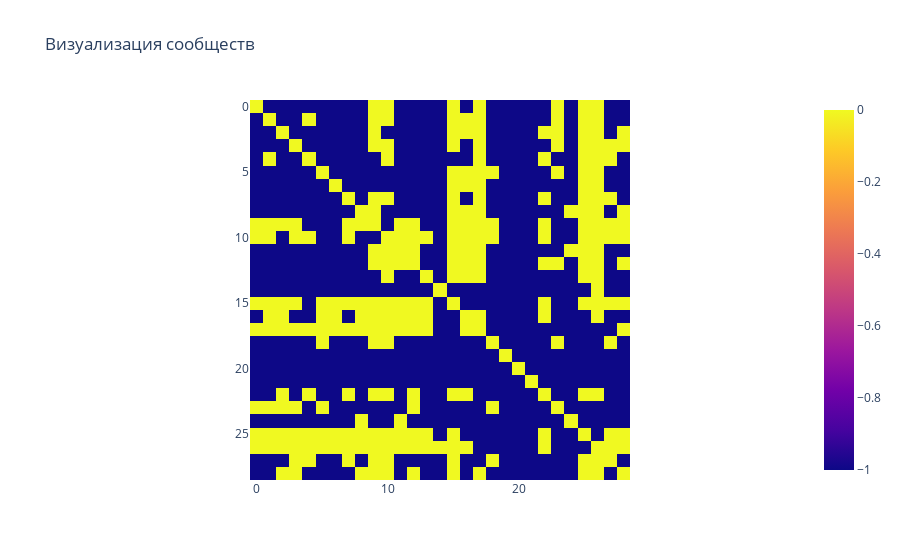
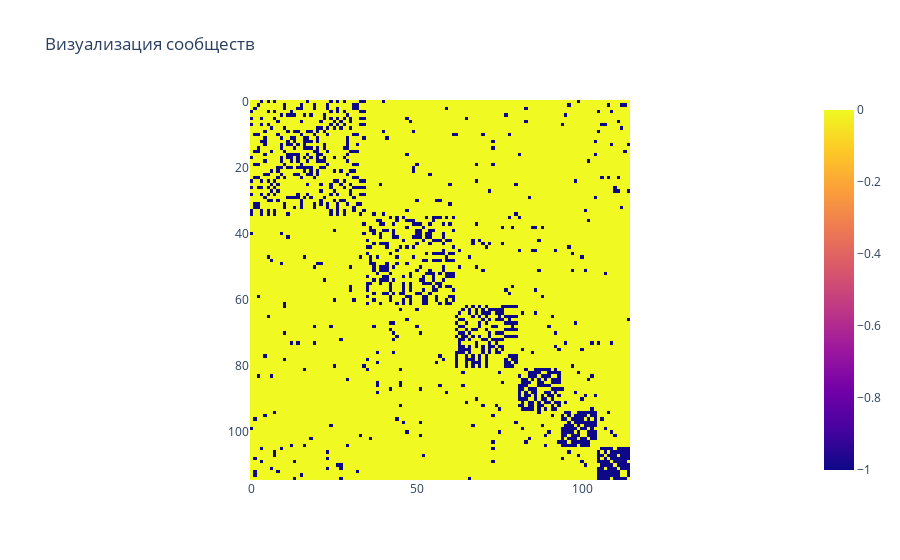
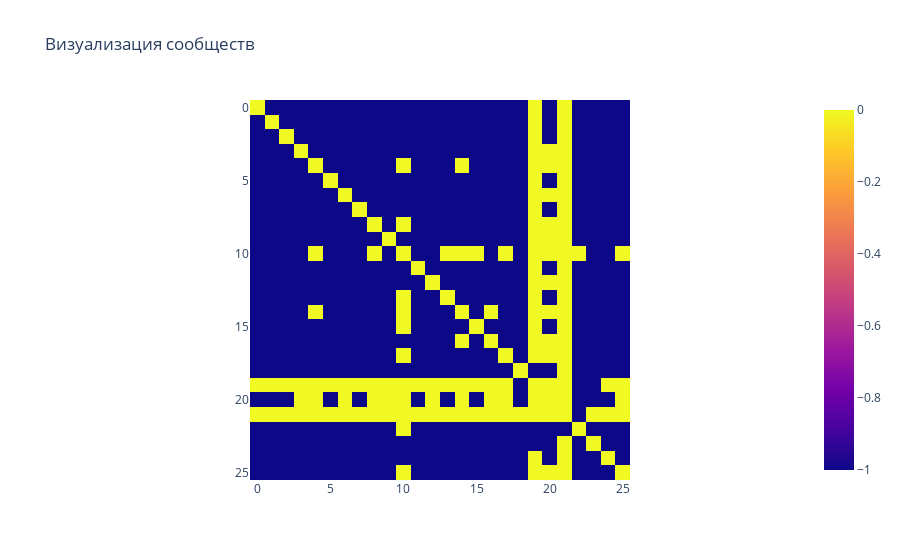

The notebook cell saved with these charts, in order:
### Code cell
for i in graphs:
    viz_greedy_modularity_communities(i)

### Figure 1 — Plotly figure (JSON) as saved in the notebook; plotly's stock layout.template omitted (floating-point values rounded to 4 significant figures; data arrays with more than 128 entries replaced by an {"elided": "..."} marker saying what was removed)
{"data": [{"coloraxis": "coloraxis", "hovertemplate": "x: %{x}<br>y: %{y}<br>color: %{z}<extra></extra>", "type": "heatmap", "z": {"elided": "29x29 int values"}}], "layout": {"coloraxis": {"colorscale": [[0, "#0d0887"], [0.1111, "#46039f"], [0.2222, "#7201a8"], [0.3333, "#9c179e"], [0.4444, "#bd3786"], [0.5556, "#d8576b"], [0.6667, "#ed7953"], [0.7778, "#fb9f3a"], [0.8889, "#fdca26"], [1, "#f0f921"]]}, "title": {"text": "Визуализация сообществ"}, "xaxis": {"constrain": "domain", "scaleanchor": "y"}, "yaxis": {"autorange": "reversed", "constrain": "domain"}}}

### Figure 2 — Plotly figure (JSON) as saved in the notebook; plotly's stock layout.template omitted (floating-point values rounded to 4 significant figures; data arrays with more than 128 entries replaced by an {"elided": "..."} marker saying what was removed)
{"data": [{"coloraxis": "coloraxis", "hovertemplate": "x: %{x}<br>y: %{y}<br>color: %{z}<extra></extra>", "type": "heatmap", "z": {"elided": "115x115 int values"}}], "layout": {"coloraxis": {"colorscale": [[0, "#0d0887"], [0.1111, "#46039f"], [0.2222, "#7201a8"], [0.3333, "#9c179e"], [0.4444, "#bd3786"], [0.5556, "#d8576b"], [0.6667, "#ed7953"], [0.7778, "#fb9f3a"], [0.8889, "#fdca26"], [1, "#f0f921"]]}, "title": {"text": "Визуализация сообществ"}, "xaxis": {"constrain": "domain", "scaleanchor": "y"}, "yaxis": {"autorange": "reversed", "constrain": "domain"}}}

### Figure 3 — Plotly figure (JSON) as saved in the notebook; plotly's stock layout.template omitted (floating-point values rounded to 4 significant figures; data arrays with more than 128 entries replaced by an {"elided": "..."} marker saying what was removed)
{"data": [{"coloraxis": "coloraxis", "hovertemplate": "x: %{x}<br>y: %{y}<br>color: %{z}<extra></extra>", "type": "heatmap", "z": {"elided": "26x26 int values"}}], "layout": {"coloraxis": {"colorscale": [[0, "#0d0887"], [0.1111, "#46039f"], [0.2222, "#7201a8"], [0.3333, "#9c179e"], [0.4444, "#bd3786"], [0.5556, "#d8576b"], [0.6667, "#ed7953"], [0.7778, "#fb9f3a"], [0.8889, "#fdca26"], [1, "#f0f921"]]}, "title": {"text": "Визуализация сообществ"}, "xaxis": {"constrain": "domain", "scaleanchor": "y"}, "yaxis": {"autorange": "reversed", "constrain": "domain"}}}
